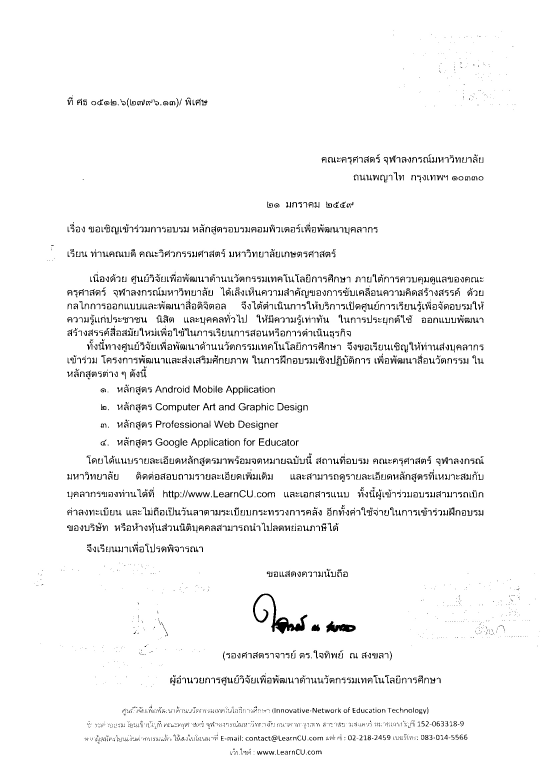
#> input picture old_ver/result2.jpg, 1658 x 2326 px (shown at 1/3 size)
$ python test.py
#> lines starting #> are read from the running program, lines starting #| are printed output that depends on the picture; after the words box and inside, x2 and y2 are one past the last pixel; in counts of white or black regions, pixels touching at a corner belong together
# Import required packages
import cv2
import pytesseract

# Mention the installed location of Tesseract-OCR in your system
pytesseract.pytesseract.tesseract_cmd = 'C:\\Program Files\\Tesseract-OCR\\tesseract.exe'

# Read image from which text needs to be extracted
img = cv2.imread("result2.jpg")
#> img is the input picture: shape (2326, 1658, 3); min 0, max 255, mean 245.4

# Preprocessing the image starts

# Convert the image to gray scale
gray = cv2.cvtColor(img, cv2.COLOR_BGR2GRAY)

# Performing OTSU threshold
ret, thresh1 = cv2.threshold(gray, 0, 255, cv2.THRESH_OTSU | cv2.THRESH_BINARY_INV)
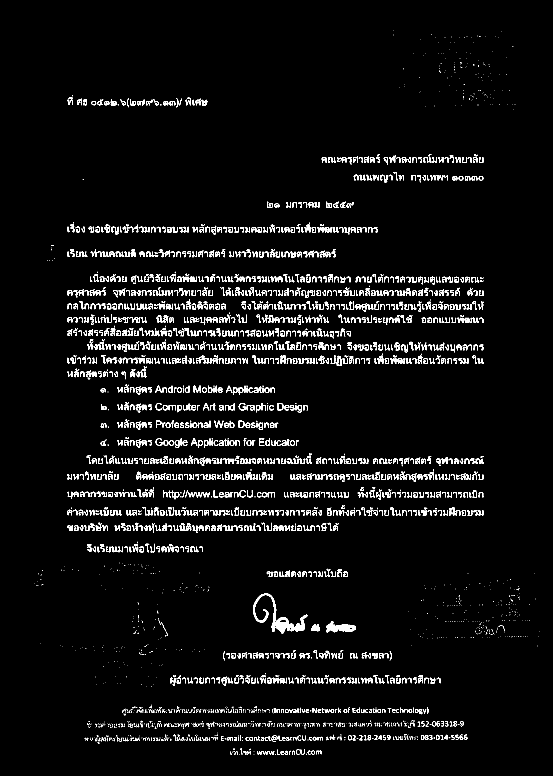
#> thresh1: shape (2326, 1658) (shown at 1/3 size); 3.7% white in thin lines or dots, all inside (x1, y1, x2, y2) = (103, 90, 1618, 2265)
#> ret = 8

# Specify structure shape and kernel size.
# Kernel size increases or decreases the area
# of the rectangle to be detected.
# A smaller value like (10, 10) will detect
# each word instead of a sentence.
rect_kernel = cv2.getStructuringElement(cv2.MORPH_RECT, (80, 20))

# Appplying dilation on the threshold image
dilation = cv2.dilate(thresh1, rect_kernel, iterations = 1)
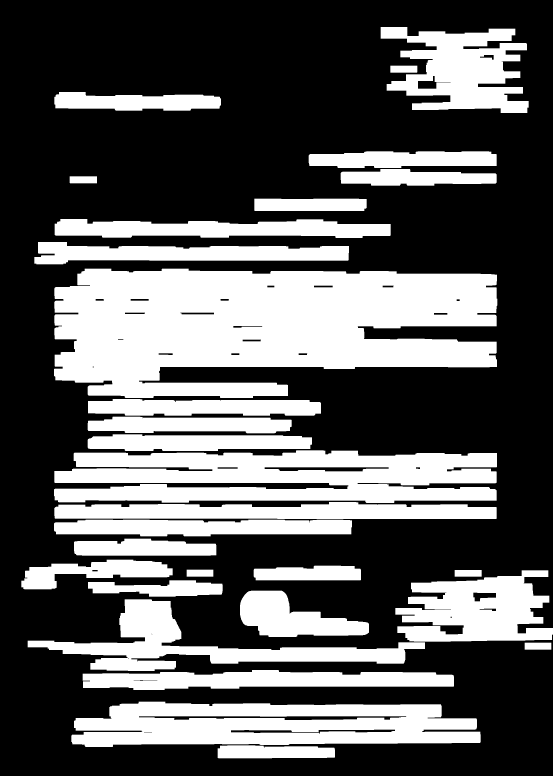
#> dilation: shape (2326, 1658) (shown at 1/3 size); 36.3% white; 29 white regions

# Finding contours
contours, hierarchy = cv2.findContours(dilation, cv2.RETR_EXTERNAL,cv2.CHAIN_APPROX_NONE)
#> contours = 29 contours; largest, box (x1, y1, x2, y2) and area: (162, 806, 1492, 1194) 392947, (162, 1351, 1491, 1509) 164798, (214, 2105, 1442, 2241) 133225, (83, 1798, 1275, 2013) 70016, (1142, 81, 1586, 339) 69514

# Creating a copy of image
im2 = img.copy()

# A text file is created and flushed
file = open("recognized.txt", "w+")
file.write("")
file.close()

contours.reverse()

custom_config = r'--oem 1 -l tha+eng --psm 6'
# Looping through the identified contours
# Then rectangular part is cropped and passed on
# to pytesseract for extracting text from it
# Extracted text is then written into the text file
for cnt in contours:
    area = cv2.contourArea(cnt)
    if area > 7880:
        x, y, w, h = cv2.boundingRect(cnt)

        # Drawing a rectangle on copied image
        rect = cv2.rectangle(im2, (x, y), (x + w, y + h), (0, 255, 0), 2)

        # Cropping the text block for giving input to OCR
        cropped = im2[y:y + h, x:x + w]

        # Open the file in append mode
        file = open("recognized.txt", "a")

        # Apply OCR on the cropped image
#> (the run stopped early here; a loop or call above may not have finished)
